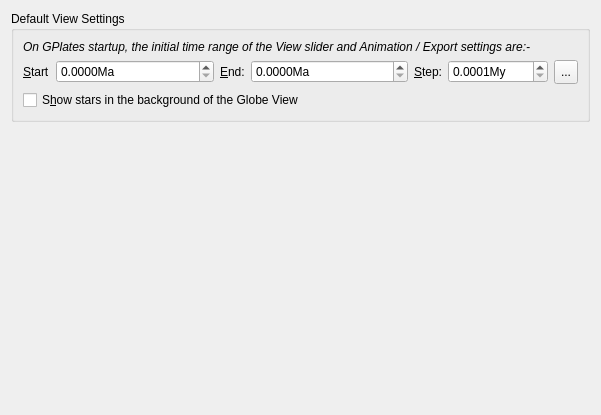
<?xml version="1.0" encoding="UTF-8"?>
<ui version="4.0">
 <class>PreferencesPaneView</class>
 <widget class="QWidget" name="PreferencesPaneView">
  <property name="geometry">
   <rect>
    <x>0</x>
    <y>0</y>
    <width>601</width>
    <height>415</height>
   </rect>
  </property>
  <property name="windowTitle">
   <string>Form</string>
  </property>
  <layout class="QVBoxLayout" name="verticalLayout_2">
   <item>
    <widget class="QGroupBox" name="groupbox_default_view">
     <property name="title">
      <string>Default View Settings</string>
     </property>
     <layout class="QVBoxLayout" name="verticalLayout">
      <item>
       <widget class="QLabel" name="label_2">
        <property name="font">
         <font>
          <italic>true</italic>
         </font>
        </property>
        <property name="text">
         <string>On GPlates startup, the initial time range of the View slider and Animation / Export settings are:-</string>
        </property>
        <property name="wordWrap">
         <bool>true</bool>
        </property>
       </widget>
      </item>
      <item>
       <layout class="QHBoxLayout" name="horizontalLayout">
        <item>
         <widget class="QLabel" name="label">
          <property name="text">
           <string>&amp;Start</string>
          </property>
          <property name="buddy">
           <cstring>spinbox_time_range_start</cstring>
          </property>
         </widget>
        </item>
        <item>
         <widget class="QDoubleSpinBox" name="spinbox_time_range_start">
          <property name="sizePolicy">
           <sizepolicy hsizetype="MinimumExpanding" vsizetype="Fixed">
            <horstretch>0</horstretch>
            <verstretch>0</verstretch>
           </sizepolicy>
          </property>
          <property name="suffix">
           <string>Ma</string>
          </property>
          <property name="decimals">
           <number>4</number>
          </property>
          <property name="maximum">
           <double>9999.000000000000000</double>
          </property>
         </widget>
        </item>
        <item>
         <widget class="QLabel" name="label_3">
          <property name="text">
           <string>&amp;End:</string>
          </property>
          <property name="buddy">
           <cstring>spinbox_time_range_end</cstring>
          </property>
         </widget>
        </item>
        <item>
         <widget class="QDoubleSpinBox" name="spinbox_time_range_end">
          <property name="sizePolicy">
           <sizepolicy hsizetype="MinimumExpanding" vsizetype="Fixed">
            <horstretch>0</horstretch>
            <verstretch>0</verstretch>
           </sizepolicy>
          </property>
          <property name="suffix">
           <string>Ma</string>
          </property>
          <property name="decimals">
           <number>4</number>
          </property>
          <property name="maximum">
           <double>9999.000000000000000</double>
          </property>
         </widget>
        </item>
        <item>
         <widget class="QLabel" name="label_4">
          <property name="text">
           <string>&amp;Step:</string>
          </property>
          <property name="buddy">
           <cstring>spinbox_time_range_increment</cstring>
          </property>
         </widget>
        </item>
        <item>
         <widget class="QDoubleSpinBox" name="spinbox_time_range_increment">
          <property name="sizePolicy">
           <sizepolicy hsizetype="Minimum" vsizetype="Fixed">
            <horstretch>0</horstretch>
            <verstretch>0</verstretch>
           </sizepolicy>
          </property>
          <property name="suffix">
           <string>My</string>
          </property>
          <property name="decimals">
           <number>4</number>
          </property>
          <property name="minimum">
           <double>0.000100000000000</double>
          </property>
          <property name="maximum">
           <double>9999.000000000000000</double>
          </property>
         </widget>
        </item>
        <item>
         <widget class="QToolButton" name="toolbutton_reset_time_range">
          <property name="sizePolicy">
           <sizepolicy hsizetype="Minimum" vsizetype="Minimum">
            <horstretch>0</horstretch>
            <verstretch>0</verstretch>
           </sizepolicy>
          </property>
          <property name="minimumSize">
           <size>
            <width>24</width>
            <height>24</height>
           </size>
          </property>
          <property name="toolTip">
           <string>Reset to default value</string>
          </property>
          <property name="text">
           <string>...</string>
          </property>
          <property name="icon">
           <iconset resource="../qt-resources/qt_widgets.qrc">
            <normaloff>:/tango_undo_16.png</normaloff>:/tango_undo_16.png</iconset>
          </property>
          <property name="iconSize">
           <size>
            <width>16</width>
            <height>16</height>
           </size>
          </property>
         </widget>
        </item>
       </layout>
      </item>
      <item>
       <widget class="QCheckBox" name="checkbox_show_stars">
        <property name="text">
         <string>S&amp;how stars in the background of the Globe View</string>
        </property>
       </widget>
      </item>
     </layout>
    </widget>
   </item>
   <item>
    <spacer name="verticalSpacer">
     <property name="orientation">
      <enum>Qt::Vertical</enum>
     </property>
     <property name="sizeHint" stdset="0">
      <size>
       <width>20</width>
       <height>40</height>
      </size>
     </property>
    </spacer>
   </item>
  </layout>
 </widget>
 <resources>
  <include location="../qt-resources/qt_widgets.qrc"/>
 </resources>
 <connections/>
</ui>
